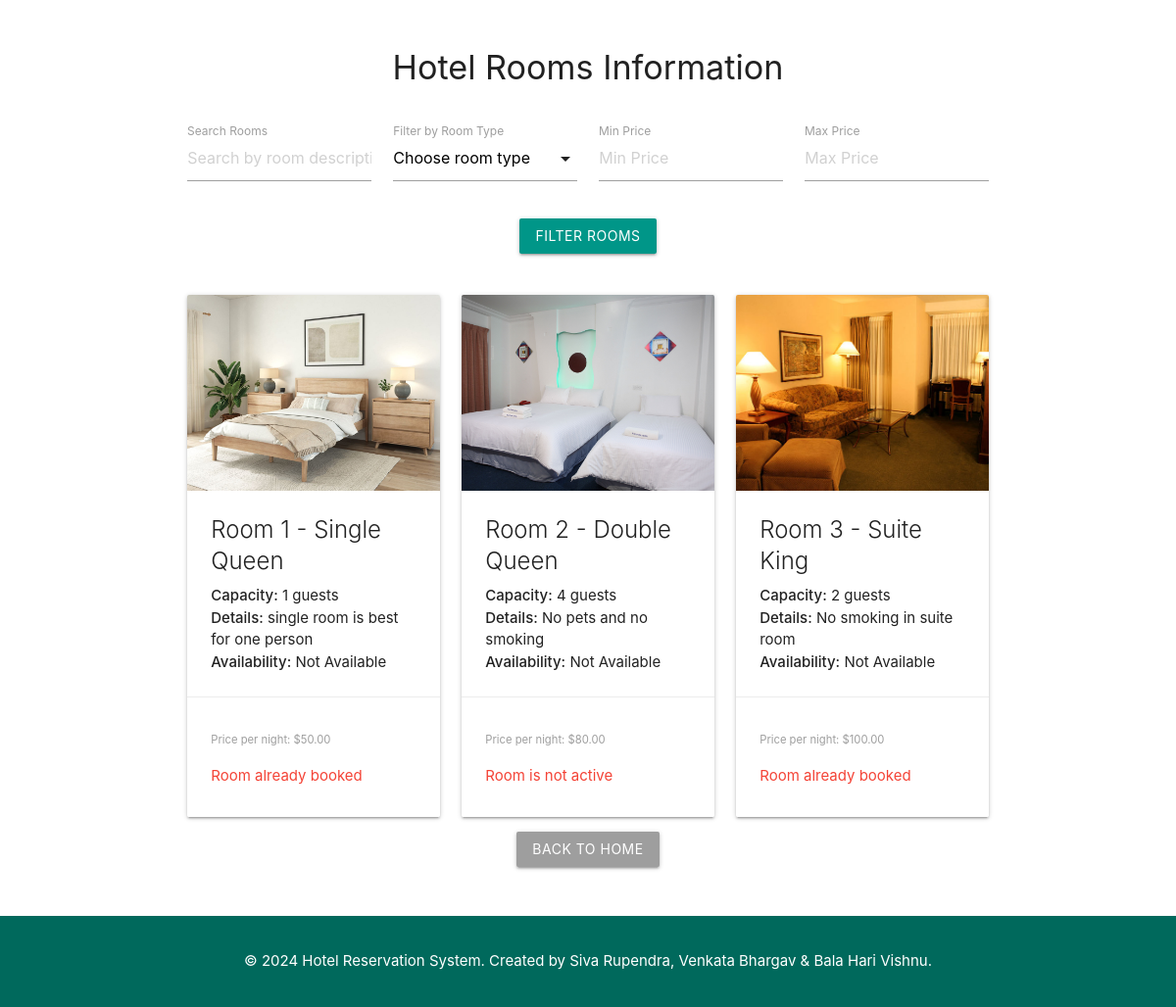
/hotel/all/rooms/, run on the app's committed database.
### hotel_app/models.py (models this page shows, shortened)
class Room(models.Model):
    HOTEL_ROOM_CHOICES = (
        ('SQN', 'Single Queen'),
        ('SKN', 'Single King'),
        ('DQN', 'Double Queen'),
        ('DKN', 'Double King'),
        ('SKS', 'Suite King'),
    )
    room_num = models.CharField(max_length=5, unique=True)  # Unique room number identifier
    room_type = models.CharField(max_length=3, choices=HOTEL_ROOM_CHOICES)  # Type of room, e.g., Single Queen
    room_capacity = models.IntegerField(null=True)  # Maximum number of occupants for the room
    price_per_night = models.DecimalField(max_digits=6, decimal_places=2)  # Nightly rate for the room
    is_available = models.BooleanField(default=True)  # Availability status of the room
    image = models.ImageField(upload_to='room_images/', null=True, blank=True)  # Image of the room
    details = models.TextField(null=True, blank=True)  # Additional room details, if any
    mark_not_active = models.BooleanField(default=False)

### hotel_app/views.py (the view)
# urls.py: path('hotel/all/rooms/', view_hotel_rooms, name='available_rooms'),  # View all available rooms
def view_hotel_rooms(request):
    query_params = get_query_params(request)
    filtered_rooms = filter_rooms(**query_params)
    context = {
        'rooms': filtered_rooms,
        'min_price_per_night': query_params.get('min_price_per_night', ''),
        'max_price_per_night': query_params.get('max_price_per_night', '')
    }
    return render(request, 'available_rooms.html', context)

### hotel_app/views.py (called while the page is built)
def get_query_params(request):
    return {
        'query': request.GET.get('q', ''),
        'room_type': request.GET.get('type', ''),
        'min_price_per_night': request.GET.get('min_price_per_night', ''),
        'max_price_per_night': request.GET.get('max_price_per_night', '')
    }

def filter_rooms(query='', room_type='', min_price_per_night='', max_price_per_night=''):
    rooms = Room.objects.all()
    if query:
        rooms = rooms.filter(number__icontains=query)
    if room_type:
        rooms = rooms.filter(room_type=room_type)
    if min_price_per_night:
        rooms = rooms.filter(price_per_night__gte=min_price_per_night)
    if max_price_per_night:
        rooms = rooms.filter(price_per_night__lte=max_price_per_night)
    return rooms

### hotel_app/templates/available_rooms.html (shortened to what this page needs)
<!DOCTYPE html>
<html lang="en">
<head>
    <link rel="stylesheet" href="https://cdnjs.cloudflare.com/ajax/libs/materialize/1.0.0/css/materialize.min.css">
    <link rel="stylesheet" href="https://cdnjs.cloudflare.com/ajax/libs/font-awesome/6.2.0/css/all.min.css">
</head>
<body>
<div class="container">
    <h4 class="center-align">Hotel Rooms Information</h4>
    <br>
    <form method="GET" action="{% url 'available_rooms' %}" class="row">
        <div class="input-field col s12 m3">
            <input type="text" id="search" name="q" value="{{ request.GET.q }}" placeholder="Search by room description">
            <label for="search">Search Rooms</label>
        </div>
        <div class="input-field col s12 m3">
            <label>Filter by Room Type</label>
        </div>
        <div class="input-field col s6 m3">
            <input type="number" id="min_price" name="min_price_per_night" value="{{ min_price_per_night }}" step="0.01" placeholder="Min Price">
            <label for="min_price">Min Price</label>
        </div>
        <div class="input-field col s6 m3">
            <input type="number" id="max_price" name="max_price_per_night" value="{{ max_price_per_night }}" step="0.01" placeholder="Max Price">
            <label for="max_price">Max Price</label>
        </div>
        <div class="input-field col s12 center-align">
            <button type="submit" class="btn waves-effect waves-light teal">Filter Rooms</button>
        </div>
    </form>
    <div class="row">
        {% for room in rooms %}
        <div class="col s12 m6 l4">
            <div class="card">
                <div class="card-image">
                    {% if room.image %}
                        <img src="{{ room.image.url }}" alt="Room Image">
                    {% else %}
                        <img src="https://via.placeholder.com/200" alt="Default Room Image">
                    {% endif %}
                </div>
                <div class="card-content">
                    <span class="card-title">Room {{ room.room_num }} - {{ room.get_room_type_display }}</span>
                    <p><strong>Capacity:</strong> {{ room.room_capacity }} guests</p>
                    <p><strong>Details:</strong> {{ room.details }}</p>
                    <p><strong>Availability:</strong> {% if room.is_available %}Available{% else %}Not Available{% endif %}</p>
                </div>
                <div class="card-action">
                    <p><small class="grey-text">Price per night: ${{ room.price_per_night }}</small></p>
                    {% if request.user.is_superuser and room.is_available %}
                            <a href="{% url 'mark_room_not_active' room.id %}" class="btn waves-effect waves-light red">Make Room Inactivate</a>
                                <br><br>
                        <a href="{% url 'reserve_room' room.id %}" class="btn waves-effect waves-light teal">Book Now</a>
                    {% elif room.mark_not_active %}
                        <p class="red-text">Room is not active</p>
                    {% elif not room.is_available %}
                        <p class="red-text">Room already booked</p>
                    {% else %}
                        <a href="{% url 'reserve_room' room.id %}" class="btn waves-effect waves-light teal">Book Now</a>
                        {% if request.user.is_superuser %}
                            <a href="{% url 'reserve_room' room.id %}" class="btn waves-effect waves-light teal">Make Room Inactivate</a>
                        {% endif %}
                    {% endif %}
                </div>
            </div>
        </div>
        {% empty %}
        <p class="center-align">No rooms available based on your search criteria.</p>
        {% endfor %}
        <div class="center-align print-button">
        {% if request.user.is_superuser %}
        <a href="/hotel/admin/home/" class="btn waves-effect waves-light grey" >Back to Home</a>
        {% else %}
             <a href="/hotel/customer/home/" class="btn waves-effect waves-light grey">Back to Home</a>
        {% endif %}
    </div>
    </div>
</div>
<div class="footer">
    <p>&copy; 2024 Hotel Reservation System. Created by Siva Rupendra, Venkata Bhargav & Bala Hari Vishnu.</p>
</div>
</body>
</html>

### hotel_app/templates/available_rooms.html (style rules this page uses)
.container { margin-top: 50px; }
.footer { background-color: #00695c; color: white; padding: 20px 0; text-align: center; margin-top: 50px; }
.card-image img { height: 200px; object-fit: cover; }

### data on the page
Room: image (picture), room_num "1", room_type "Single Queen", room_capacity "1", details "single room is best for one person", is_available "Not Available", price_per_night "50.00", mark_not_active "Room already booked"
Room: image (picture), room_num "2", room_type "Double Queen", room_capacity "4", details "No pets and no smoking", is_available "Not Available", price_per_night "80.00", mark_not_active "Room is not active"
Room: image (picture), room_num "3", room_type "Suite King", room_capacity "2", details "No smoking in suite room", is_available "Not Available", price_per_night "100.00", mark_not_active "Room already booked"
